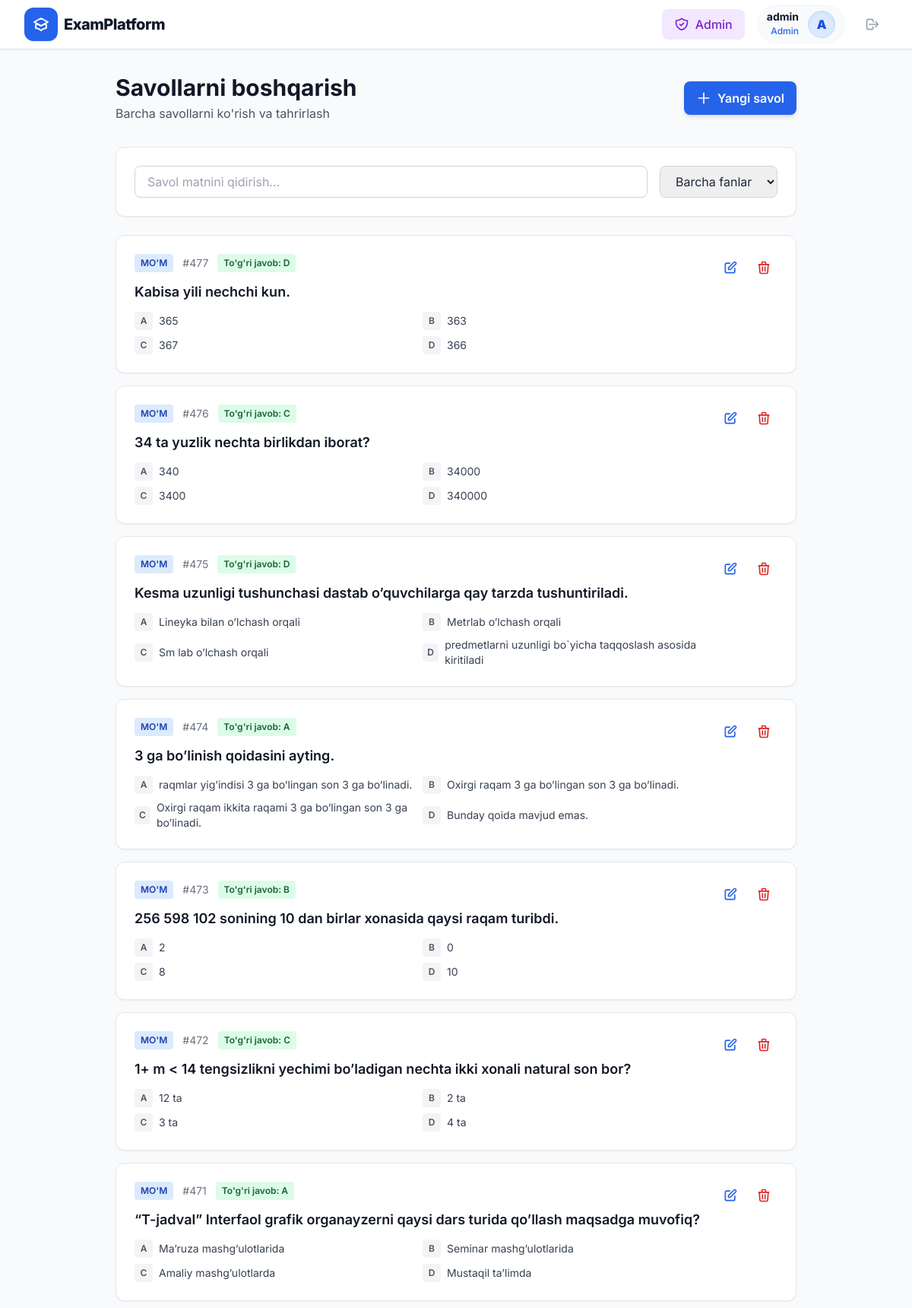
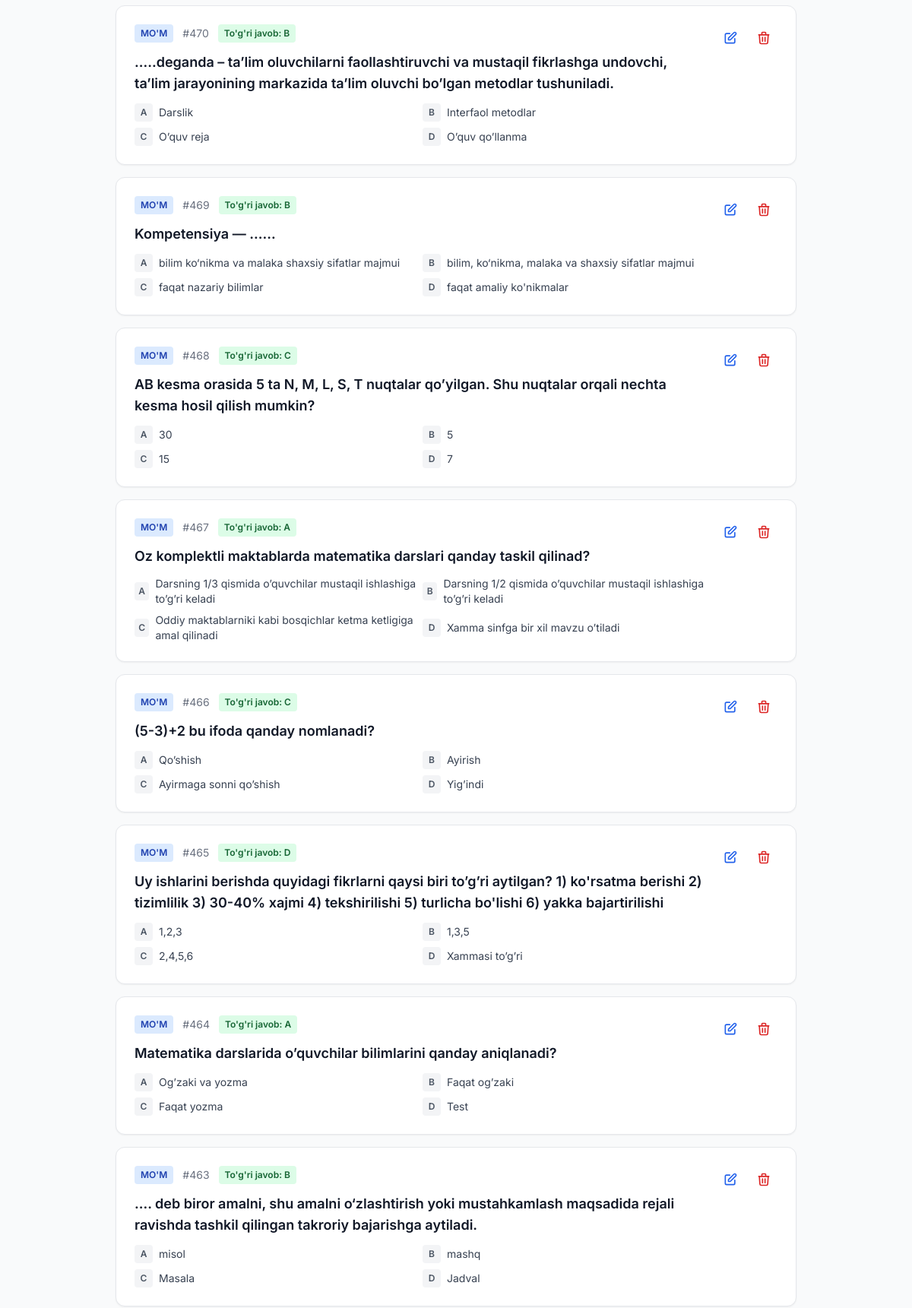
Screenshot of /dashboard/questions/ (signed in, upper part) with the database file from the repository (2 pictures, top to bottom).
### quiz/models.py (models this page shows, shortened)
class Question(models.Model):
    ANSWER_CHOICES = [
        ('A', 'A'),
        ('B', 'B'),
        ('C', 'C'),
        ('D', 'D'),
    ]
    subject = models.ForeignKey(Subject, on_delete=models.CASCADE, verbose_name="Fan")
    text = models.TextField(verbose_name="Savol matni")
    option_a = models.CharField(max_length=255, verbose_name="A varianti")
    option_b = models.CharField(max_length=255, verbose_name="B varianti")
    option_c = models.CharField(max_length=255, verbose_name="C varianti")
    option_d = models.CharField(max_length=255, verbose_name="D varianti")
    correct_answer = models.CharField(max_length=1, choices=ANSWER_CHOICES, verbose_name="To'g'ri javob")

class Subject(models.Model):
    name = models.CharField(max_length=100, verbose_name="Fan nomi")
    description = models.TextField(verbose_name="Fan tavsifi", blank=True)

### quiz/views.py (the view)
# urls.py: path('dashboard/questions/', views.QuestionListView.as_view(), name='question_list'),
class QuestionListView(LoginRequiredMixin, AdminRequiredMixin, ListView):
    model = Question
    template_name = 'question_list.html'
    context_object_name = 'questions'
    paginate_by = 20
    def get_queryset(self):
        return Question.objects.select_related('subject').order_by('-id')

### quiz/views.py (called while the page is built)
    def test_func(self):
        return self.request.user.is_superuser

### templates/question_list.html (shortened to what this page needs)
{% extends 'base.html' %}
{% block content %}
<div class="max-w-4xl mx-auto">
    <div class="flex items-center justify-between mb-8">
        <div>
            <h1 class="text-3xl font-bold text-gray-900">Savollarni boshqarish</h1>
            <p class="text-gray-600 mt-1">Barcha savollarni ko'rish va tahrirlash</p>
        </div>
        <a href="{% url 'question_add' %}" class="bg-blue-600 hover:bg-blue-700 text-white font-semibold py-2.5 px-4 rounded-lg transition duration-200 flex items-center gap-2 shadow-md">
            <svg class="w-5 h-5" fill="none" stroke="currentColor" viewBox="0 0 24 24">
                <path stroke-linecap="round" stroke-linejoin="round" stroke-width="2" d="M12 4v16m8-8H4"></path>
            </svg>
            Yangi savol
        </a>
    </div>
    <div class="bg-white rounded-xl border border-gray-200 shadow-sm p-6 mb-6">
        <div class="flex flex-col sm:flex-row gap-4">
            <div class="flex-1">
                <input type="text" id="search-input" placeholder="Savol matnini qidirish..."
                       class="w-full px-4 py-2 border border-gray-300 rounded-lg focus:ring-2 focus:ring-blue-500 focus:border-blue-500">
            </div>
            <select id="subject-filter" class="px-4 py-2 border border-gray-300 rounded-lg focus:ring-2 focus:ring-blue-500 focus:border-blue-500">
                <option value="">Barcha fanlar</option>
            </select>
        </div>
    </div>
    <div class="space-y-4" id="questions-list">
        {% for question in questions %}
        <div class="bg-white rounded-xl border border-gray-200 shadow-sm hover:shadow-lg transition-all duration-300 overflow-hidden question-item"
             data-question-id="{{ question.id }}" data-subject-id="{{ question.subject.id }}">
            <div class="p-6">
                <div class="flex items-start justify-between">
                    <div class="flex-1">
                        <div class="flex items-center gap-3 mb-3">
                            <span class="bg-blue-100 text-blue-800 text-xs font-semibold px-2 py-1 rounded">{{ question.subject.name }}</span>
                            <span class="text-gray-500 text-sm">#{{ question.id }}</span>
                            <span class="bg-green-100 text-green-800 text-xs font-semibold px-2 py-1 rounded">
                                To'g'ri javob: {{ question.correct_answer }}
                            </span>
                        </div>
                        <h3 class="text-lg font-semibold text-gray-900 mb-3 line-clamp-2">{{ question.text }}</h3>
                        <div class="grid grid-cols-1 sm:grid-cols-2 gap-2 text-sm">
                            <div class="flex items-center gap-2">
                                <div class="h-6 w-6 bg-gray-100 text-gray-600 rounded flex items-center justify-center font-semibold text-xs">A</div>
                                <span class="text-gray-700">{{ question.option_a }}</span>
                            </div>
                            <div class="flex items-center gap-2">
                                <div class="h-6 w-6 bg-gray-100 text-gray-600 rounded flex items-center justify-center font-semibold text-xs">B</div>
                                <span class="text-gray-700">{{ question.option_b }}</span>
                            </div>
                            <div class="flex items-center gap-2">
                                <div class="h-6 w-6 bg-gray-100 text-gray-600 rounded flex items-center justify-center font-semibold text-xs">C</div>
                                <span class="text-gray-700">{{ question.option_c }}</span>
                            </div>
                            <div class="flex items-center gap-2">
                                <div class="h-6 w-6 bg-gray-100 text-gray-600 rounded flex items-center justify-center font-semibold text-xs">D</div>
                                <span class="text-gray-700">{{ question.option_d }}</span>
                            </div>
                        </div>
                    </div>
                    <div class="flex items-center gap-2 ml-4">
                        <a href="{% url 'question_edit' question.id %}" class="text-blue-600 hover:text-blue-700 p-2 rounded-lg hover:bg-blue-50 transition-colors" title="Tahrirlash">
                            <svg class="w-5 h-5" fill="none" stroke="currentColor" viewBox="0 0 24 24">
                                <path stroke-linecap="round" stroke-linejoin="round" stroke-width="2" d="M11 5H6a2 2 0 00-2 2v11a2 2 0 002 2h11a2 2 0 002-2v-5m-1.414-9.414a2 2 0 112.828 2.828L11.828 15H9v-2.828l8.586-8.586z"></path>
                            </svg>
                        </a>
                        <a href="{% url 'question_delete' question.id %}" class="text-red-600 hover:text-red-700 p-2 rounded-lg hover:bg-red-50 transition-colors" title="O'chirish">
                            <svg class="w-5 h-5" fill="none" stroke="currentColor" viewBox="0 0 24 24">
                                <path stroke-linecap="round" stroke-linejoin="round" stroke-width="2" d="M19 7l-.867 12.142A2 2 0 0116.138 21H7.862a2 2 0 01-1.995-1.858L5 7m5 4v6m4-6v6m1-10V4a1 1 0 00-1-1h-4a1 1 0 00-1 1v3M4 7h16"></path>
                            </svg>
                        </a>
                    </div>
                </div>
            </div>
        </div>
        {% endfor %}
    </div>
</div>
{% endblock %}

### templates/base.html (shortened to what this page needs)
{% load static %}
<!DOCTYPE html>
<html lang="uz">
<head>
    <script src="https://cdn.tailwindcss.com"></script>
    <link rel="stylesheet" href="{% static 'css/quiz.css' %}">
</head>
<body class="bg-gray-50 text-gray-800 antialiased flex flex-col min-h-screen">
    <nav class="bg-white shadow-sm border-b border-gray-200 sticky top-0 z-50">
        <div class="max-w-7xl mx-auto px-4 sm:px-6 lg:px-8">
            <div class="flex justify-between h-16">
                <div class="flex items-center">
                    <a href="{% url 'home' %}" class="flex items-center gap-2 group">
                        <div class="bg-blue-600 text-white p-2.5 rounded-xl group-hover:bg-blue-700 transition-smooth shadow-sm">
                        </div>
                        <span class="text-xl font-extrabold text-gray-900 tracking-tight group-hover:text-blue-700 transition-smooth">ExamPlatform</span>
                    </a>
                </div>
                <div class="flex items-center space-x-2 sm:space-x-4">
                    {% if user.is_authenticated %}
                    {% if user.is_superuser %}
                    <a href="{% url 'dashboard' %}" class="bg-purple-100 hover:bg-purple-200 text-purple-700 font-medium py-2 px-4 rounded-lg transition duration-200 flex items-center gap-2">
                        Admin
                    </a>
                    {% endif %}
                    <div class="flex items-center gap-3 bg-gray-50 py-1.5 px-3 rounded-full border border-gray-100">
                        <div class="hidden sm:block text-right">
                            <p class="text-sm font-bold text-gray-900 leading-none">{{ user.username }}</p>
                            <p class="text-xs text-blue-600 font-medium mt-1">{% if user.is_superuser %}Admin{% else %}O'quvchi{% endif %}</p>
                        </div>
                        <div class="h-9 w-9 rounded-full bg-blue-100 border border-blue-200 flex items-center justify-center text-blue-700 font-black shadow-inner">
                            {{ user.username|make_list|first|upper }}
                        </div>
                    </div>
                    <form method="POST" action="{% url 'logout' %}" class="inline m-0 p-0">
                        <button type="submit" class="text-gray-400 hover:text-red-600 hover:bg-red-50 p-2.5 rounded-xl transition-smooth" title="Tizimdan chiqish">
                            <svg class="w-5 h-5" fill="none" stroke="currentColor" viewBox="0 0 24 24">
                                <path stroke-linecap="round" stroke-linejoin="round" stroke-width="2" d="M17 16l4-4m0 0l-4-4m4 4H7m6 4v1a3 3 0 01-3 3H6a3 3 0 01-3-3V7a3 3 0 013-3h4a3 3 0 013 3v1"></path>
                            </svg>
                        </button>
                    </form>
                    {% endif %}
                </div>
            </div>
        </div>
    </nav>
    <main class="flex-grow max-w-7xl mx-auto px-4 sm:px-6 lg:px-8 py-8 w-full">
        {% block content %}
        {% endblock %}
    </main>
</body>
</html>

### templates/base.html (style rules this page uses)
body { font-family: 'Inter', sans-serif; }
.transition-smooth { transition: all 0.3s cubic-bezier(0.4, 0, 0.2, 1); }

### rows the page displays
Question: subject.name "MO'M", id "477", correct_answer "D", text "Kabisa yili nechchi kun.", option_a "365", option_b "363", option_c "367", option_d "366"
Question: subject.name "MO'M", id "476", correct_answer "C", text "34 ta yuzlik nechta birlikdan iborat?", option_a "340", option_b "34000", option_c "3400", option_d "340000"
Question: subject.name "MO'M", id "475", correct_answer "D", text "Kesma uzunligi tushunchasi dastab o’quvchilarga qay tarzda tushuntiriladi.", option_a "Lineyka bilan o’lchash orqali", option_b "Metrlab o’lchash orqali", option_c "Sm lab o’lchash orqali", option_d "predmetlarni uzunligi bo`yicha taqqoslash asosida kiritiladi"
Question: subject.name "MO'M", id "474", correct_answer "A", text "3 ga bo’linish qoidasini ayting.", option_a "raqmlar yig’indisi 3 ga bo’lingan son 3 ga bo’linadi.", option_b "Oxirgi raqam 3 ga bo’lingan son 3 ga bo’linadi.", option_c "Oxirgi raqam ikkita raqami 3 ga bo’lingan son 3 ga bo’linadi.", option_d "Bunday qoida mavjud emas."
Question: subject.name "MO'M", id "473", correct_answer "B", text "256 598 102 sonining 10 dan birlar xonasida qaysi raqam turibdi.", option_a "2", option_b "0", option_c "8", option_d "10"
Question: subject.name "MO'M", id "472", correct_answer "C", text "1+ m < 14 tengsizlikni yechimi bo’ladigan nechta ikki xonali natural son bor?", option_a "12 ta", option_b "2 ta", option_c "3 ta", option_d "4 ta"
Question: subject.name "MO'M", id "471", correct_answer "A", text "“T-jadval” Interfaol grafik organayzerni qaysi dars turida qo’llash maqsadga muvofiq?", option_a "Ma’ruza mashg’ulotlarida", option_b "Seminar mashg’ulotlarida", option_c "Amaliy mashg’ulotlarda", option_d "Mustaqil ta’limda"
Question: subject.name "MO'M", id "470", correct_answer "B", text "…..deganda – ta’lim oluvchilarni faollashtiruvchi va mustaqil fikrlashga undovchi, ta’lim jarayonining markazida ta’lim oluvchi bo’lgan metodlar tushuniladi.", option_a "Darslik", option_b "Interfaol metodlar", option_c "O’quv reja", option_d "O’quv qo’llanma"
Question: subject.name "MO'M", id "469", correct_answer "B", text "Kompetensiya — ……", option_a "bilim ko‘nikma va malaka shaxsiy sifatlar majmui", option_b "bilim, ko‘nikma, malaka va shaxsiy sifatlar majmui", option_c "faqat nazariy bilimlar", option_d "faqat amaliy ko'nikmalar"
Question: subject.name "MO'M", id "468", correct_answer "C", text "AB kesma orasida 5 ta N, M, L, S, T nuqtalar qo’yilgan. Shu nuqtalar orqali nechta kesma hosil qilish mumkin?", option_a "30", option_b "5", option_c "15", option_d "7"
Question: subject.name "MO'M", id "467", correct_answer "A", text "Oz komplektli maktablarda matematika darslari qanday taskil qilinad?", option_a "Darsning 1/3 qismida o’quvchilar mustaqil ishlashiga to’g’ri keladi", option_b "Darsning 1/2 qismida o’quvchilar mustaqil ishlashiga to’g’ri keladi", option_c "Oddiy maktablarniki kabi bosqichlar ketma ketligiga amal qilinadi", option_d "Xamma sinfga bir xil mavzu o’tiladi"
Question: subject.name "MO'M", id "466", correct_answer "C", text "(5-3)+2 bu ifoda qanday nomlanadi?", option_a "Qo’shish", option_b "Ayirish", option_c "Ayirmaga sonni qo’shish", option_d "Yig’indi"
Question: subject.name "MO'M", id "465", correct_answer "D", text "Uy ishlarini berishda quyidagi fikrlarni qaysi biri to’g’ri aytilgan? 1) ko'rsatma berishi 2) tizimlilik 3) 30-40% xajmi 4) tekshirilishi 5) turlicha bo'lishi 6) yakka bajartirilishi", option_a "1,2,3", option_b "1,3,5", option_c "2,4,5,6", option_d "Xammasi to’g’ri"
Question: subject.name "MO'M", id "464", correct_answer "A", text "Matematika darslarida o’quvchilar bilimlarini qanday aniqlanadi?", option_a "Og’zaki va yozma", option_b "Faqat og’zaki", option_c "Faqat yozma", option_d "Test"
Question: subject.name "MO'M", id "463", correct_answer "B", text "…. deb biror amalni, shu amalni o‘zlashtirish yoki mustahkamlash maqsadida rejali ravishda tashkil qilingan takroriy bajarishga aytiladi.", option_a "misol", option_b "mashq", option_c "Masala", option_d "Jadval"

### other values shown
{{ user.username }} "admin"
{{ user.username|make_list|first|upper }} "A"
